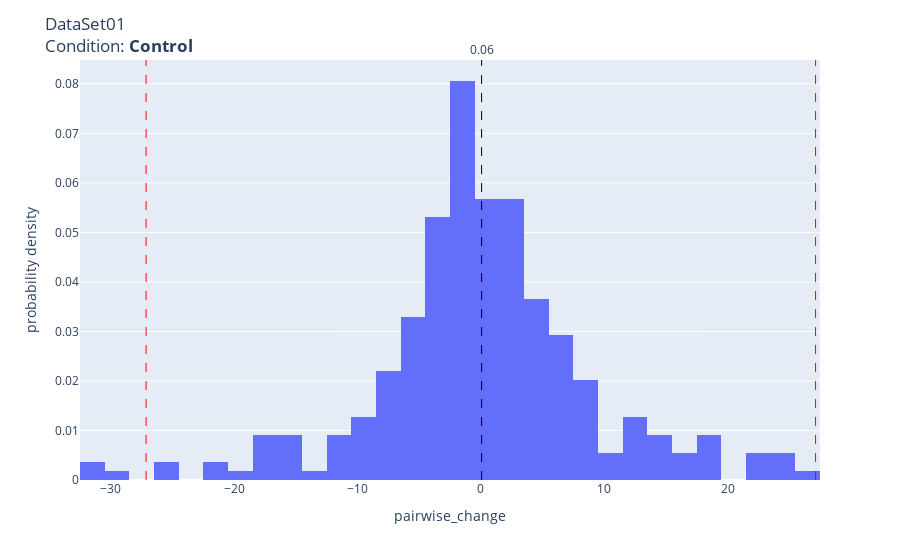
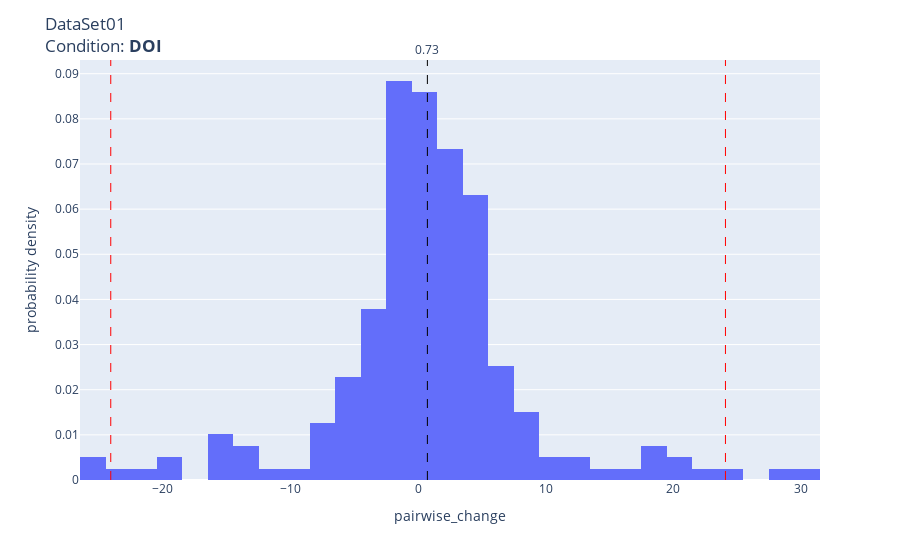

Write notebook code for charts like these, in order.
### Code cell
dataset = 'DataSet01'
pairwise_change_histogram(dataset=dataset, condition='Control')
pairwise_change_histogram(dataset=dataset, condition='DOI')

### Figure 1 — Plotly figure (JSON) as saved in the notebook; plotly's stock layout.template omitted (floating-point values rounded to 4 significant figures; data arrays with more than 128 entries replaced by an {"elided": "..."} marker saying what was removed)
{"data": [{"alignmentgroup": "True", "bingroup": "x", "histnorm": "probability density", "hovertemplate": "pairwise_change=%{x}<br>probability density=%{y}<extra></extra>", "legendgroup": "", "marker": {"color": "#636efa", "pattern": {"shape": ""}}, "name": "", "offsetgroup": "", "orientation": "v", "showlegend": false, "type": "histogram", "x": {"elided": "273 int values"}, "xaxis": "x", "yaxis": "y"}], "layout": {"annotations": [{"showarrow": false, "text": "0.06", "x": 0.06227, "xanchor": "center", "xref": "x", "y": 1, "yanchor": "bottom", "yref": "y domain"}, {"showarrow": false, "text": "", "x": 27.14, "xanchor": "center", "xref": "x", "y": 1, "yanchor": "bottom", "yref": "y domain"}, {"showarrow": false, "text": "", "x": -27.14, "xanchor": "center", "xref": "x", "y": 1, "yanchor": "bottom", "yref": "y domain"}], "barmode": "relative", "legend": {"tracegroupgap": 0}, "margin": {"t": 60}, "shapes": [{"line": {"color": "black", "dash": "dash", "width": 1}, "type": "line", "x0": 0.06227, "x1": 0.06227, "xref": "x", "y0": 0, "y1": 1, "yref": "y domain"}, {"line": {"color": "red", "dash": "dash", "width": 1}, "type": "line", "x0": 27.14, "x1": 27.14, "xref": "x", "y0": 0, "y1": 1, "yref": "y domain"}, {"line": {"color": "red", "dash": "dash", "width": 1}, "type": "line", "x0": -27.14, "x1": -27.14, "xref": "x", "y0": 0, "y1": 1, "yref": "y domain"}], "title": {"text": "DataSet01<br>Condition: <b>Control</b><br>"}, "xaxis": {"anchor": "y", "domain": [0, 1], "title": {"text": "pairwise_change"}}, "yaxis": {"anchor": "x", "domain": [0, 1], "title": {"text": "probability density"}}}}

### Figure 2 — Plotly figure (JSON) as saved in the notebook; plotly's stock layout.template omitted (floating-point values rounded to 4 significant figures; data arrays with more than 128 entries replaced by an {"elided": "..."} marker saying what was removed)
{"data": [{"alignmentgroup": "True", "bingroup": "x", "histnorm": "probability density", "hovertemplate": "pairwise_change=%{x}<br>probability density=%{y}<extra></extra>", "legendgroup": "", "marker": {"color": "#636efa", "pattern": {"shape": ""}}, "name": "", "offsetgroup": "", "orientation": "v", "showlegend": false, "type": "histogram", "x": {"elided": "198 int values"}, "xaxis": "x", "yaxis": "y"}], "layout": {"annotations": [{"showarrow": false, "text": "0.73", "x": 0.7273, "xanchor": "center", "xref": "x", "y": 1, "yanchor": "bottom", "yref": "y domain"}, {"showarrow": false, "text": "", "x": 24.09, "xanchor": "center", "xref": "x", "y": 1, "yanchor": "bottom", "yref": "y domain"}, {"showarrow": false, "text": "", "x": -24.09, "xanchor": "center", "xref": "x", "y": 1, "yanchor": "bottom", "yref": "y domain"}], "barmode": "relative", "legend": {"tracegroupgap": 0}, "margin": {"t": 60}, "shapes": [{"line": {"color": "black", "dash": "dash", "width": 1}, "type": "line", "x0": 0.7273, "x1": 0.7273, "xref": "x", "y0": 0, "y1": 1, "yref": "y domain"}, {"line": {"color": "red", "dash": "dash", "width": 1}, "type": "line", "x0": 24.09, "x1": 24.09, "xref": "x", "y0": 0, "y1": 1, "yref": "y domain"}, {"line": {"color": "red", "dash": "dash", "width": 1}, "type": "line", "x0": -24.09, "x1": -24.09, "xref": "x", "y0": 0, "y1": 1, "yref": "y domain"}], "title": {"text": "DataSet01<br>Condition: <b>DOI</b><br>"}, "xaxis": {"anchor": "y", "domain": [0, 1], "title": {"text": "pairwise_change"}}, "yaxis": {"anchor": "x", "domain": [0, 1], "title": {"text": "probability density"}}}}
